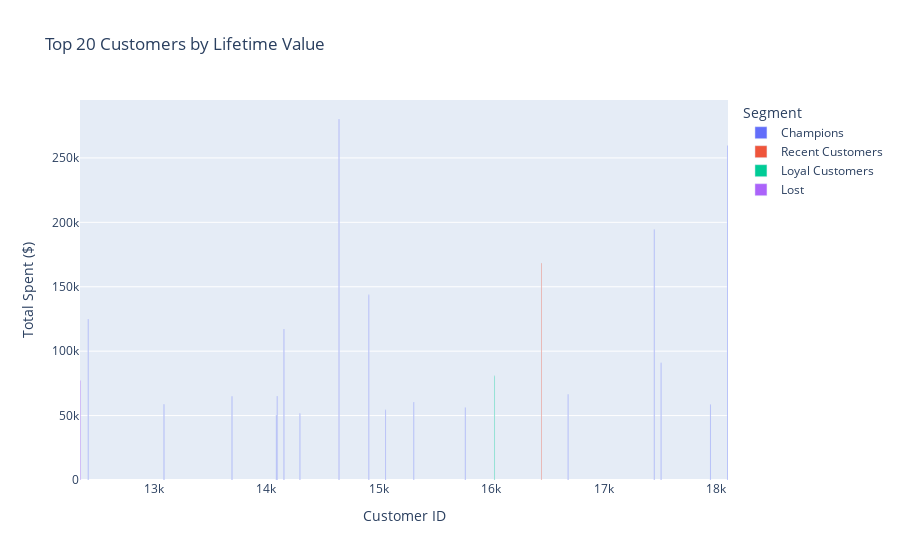

This figure's notebook cell:
### Markdown cell above
## 9. Customer Lifetime Value Analysis

### Code cell
# Top customers by lifetime value
plot_customer_lifetime_value(rfm_segmented, top_n=20)

### Figure 1 — Plotly figure (JSON) as saved in the notebook; plotly's stock layout.template omitted (floating-point values rounded to 4 significant figures)
{"data": [{"alignmentgroup": "True", "hovertemplate": "Segment=Champions<br>Customer ID=%{x}<br>Total Spent ($)=%{y}<extra></extra>", "legendgroup": "Champions", "marker": {"color": "#636efa", "pattern": {"shape": ""}}, "name": "Champions", "offsetgroup": "Champions", "orientation": "v", "showlegend": true, "textposition": "auto", "type": "bar", "x": [14646, 18102, 17450, 14911, 12415, 14156, 17511, 16684, 14096, 13694, 15311, 13089, 17949, 15769, 15061, 14298, 14088], "xaxis": "x", "y": [280200.0, 259700.0, 194400.0, 143700.0, 124900.0, 117200.0, 91060.0, 66650.0, 65160.0, 65040.0, 60630.0, 58760.0, 58510.0, 56250.0, 54530.0, 51530.0, 50490.0], "yaxis": "y"}, {"alignmentgroup": "True", "hovertemplate": "Segment=Recent Customers<br>Customer ID=%{x}<br>Total Spent ($)=%{y}<extra></extra>", "legendgroup": "Recent Customers", "marker": {"color": "#EF553B", "pattern": {"shape": ""}}, "name": "Recent Customers", "offsetgroup": "Recent Customers", "orientation": "v", "showlegend": true, "textposition": "auto", "type": "bar", "x": [16446], "xaxis": "x", "y": [168500.0], "yaxis": "y"}, {"alignmentgroup": "True", "hovertemplate": "Segment=Loyal Customers<br>Customer ID=%{x}<br>Total Spent ($)=%{y}<extra></extra>", "legendgroup": "Loyal Customers", "marker": {"color": "#00cc96", "pattern": {"shape": ""}}, "name": "Loyal Customers", "offsetgroup": "Loyal Customers", "orientation": "v", "showlegend": true, "textposition": "auto", "type": "bar", "x": [16029], "xaxis": "x", "y": [80850.0], "yaxis": "y"}, {"alignmentgroup": "True", "hovertemplate": "Segment=Lost<br>Customer ID=%{x}<br>Total Spent ($)=%{y}<extra></extra>", "legendgroup": "Lost", "marker": {"color": "#ab63fa", "pattern": {"shape": ""}}, "name": "Lost", "offsetgroup": "Lost", "orientation": "v", "showlegend": true, "textposition": "auto", "type": "bar", "x": [12346], "xaxis": "x", "y": [77180.0], "yaxis": "y"}], "layout": {"barmode": "relative", "legend": {"title": {"text": "Segment"}, "tracegroupgap": 0}, "title": {"text": "Top 20 Customers by Lifetime Value"}, "xaxis": {"anchor": "y", "domain": [0, 1], "title": {"text": "Customer ID"}}, "yaxis": {"anchor": "x", "domain": [0, 1], "title": {"text": "Total Spent ($)"}}}}
